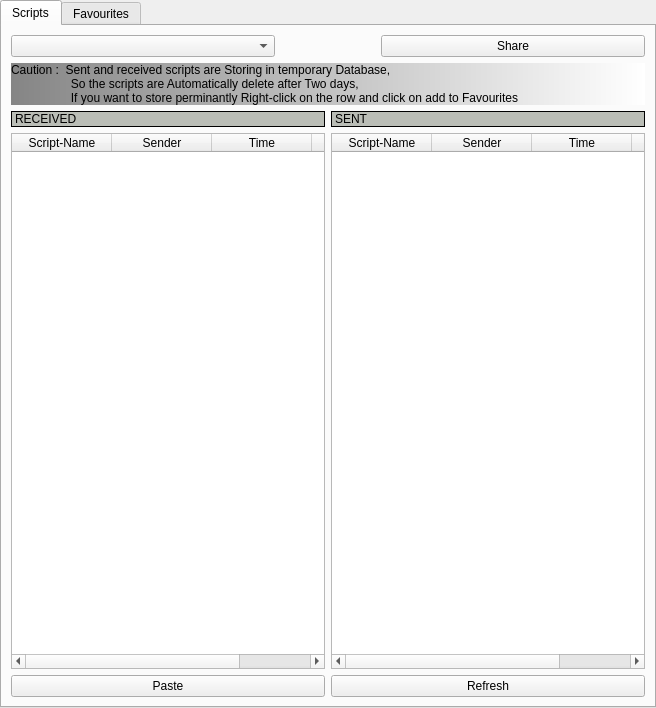
<?xml version="1.0" encoding="UTF-8"?>
<ui version="4.0">
 <class>NukeScriptShare</class>
 <widget class="QMainWindow" name="NukeScriptShare">
  <property name="geometry">
   <rect>
    <x>0</x>
    <y>0</y>
    <width>656</width>
    <height>708</height>
   </rect>
  </property>
  <property name="windowTitle">
   <string>NukeScriptShare</string>
  </property>
  <widget class="QWidget" name="centralwidget">
   <layout class="QGridLayout" name="gridLayout">
    <property name="leftMargin">
     <number>0</number>
    </property>
    <property name="topMargin">
     <number>0</number>
    </property>
    <property name="rightMargin">
     <number>0</number>
    </property>
    <property name="bottomMargin">
     <number>0</number>
    </property>
    <property name="spacing">
     <number>0</number>
    </property>
    <item row="0" column="0">
     <layout class="QGridLayout" name="gridLayout_2">
      <item row="0" column="0">
       <widget class="QTabWidget" name="Favourites">
        <property name="currentIndex">
         <number>0</number>
        </property>
        <widget class="QWidget" name="tab">
         <attribute name="title">
          <string>Scripts</string>
         </attribute>
         <layout class="QGridLayout" name="gridLayout_3">
          <item row="5" column="0">
           <layout class="QVBoxLayout" name="verticalLayout">
            <item>
             <widget class="QLabel" name="label">
              <property name="styleSheet">
               <string notr="true">background-color: qlineargradient(spread:reflect, x1:0, y1:0, x2:1, y2:0, stop:0 rgba(133, 133, 133, 255), stop:1 rgba(255, 255, 255, 255));</string>
              </property>
              <property name="text">
               <string>Caution :  Sent and received scripts are Storing in temporary Database,
                  So the scripts are Automatically delete after Two days,
                  If you want to store perminantly Right-click on the row and click on add to Favourites</string>
              </property>
             </widget>
            </item>
           </layout>
          </item>
          <item row="8" column="0">
           <layout class="QHBoxLayout" name="horizontalLayout_3">
            <item>
             <widget class="QPushButton" name="Pastebutton">
              <property name="text">
               <string>Paste</string>
              </property>
             </widget>
            </item>
            <item>
             <widget class="QPushButton" name="Refreshbutton">
              <property name="text">
               <string>Refresh</string>
              </property>
             </widget>
            </item>
           </layout>
          </item>
          <item row="7" column="0">
           <layout class="QHBoxLayout" name="horizontalLayout_2">
            <item>
             <widget class="QTableWidget" name="ReceivedList">
              <property name="focusPolicy">
               <enum>Qt::WheelFocus</enum>
              </property>
              <property name="frameShape">
               <enum>QFrame::StyledPanel</enum>
              </property>
              <property name="editTriggers">
               <set>QAbstractItemView::AnyKeyPressed</set>
              </property>
              <property name="dragEnabled">
               <bool>true</bool>
              </property>
              <property name="dragDropOverwriteMode">
               <bool>true</bool>
              </property>
              <property name="dragDropMode">
               <enum>QAbstractItemView::DragOnly</enum>
              </property>
              <property name="selectionMode">
               <enum>QAbstractItemView::SingleSelection</enum>
              </property>
              <property name="showGrid">
               <bool>false</bool>
              </property>
              <property name="gridStyle">
               <enum>Qt::SolidLine</enum>
              </property>
              <attribute name="horizontalHeaderVisible">
               <bool>true</bool>
              </attribute>
              <attribute name="horizontalHeaderHighlightSections">
               <bool>false</bool>
              </attribute>
              <attribute name="verticalHeaderVisible">
               <bool>false</bool>
              </attribute>
              <attribute name="verticalHeaderHighlightSections">
               <bool>false</bool>
              </attribute>
              <column>
               <property name="text">
                <string>Script-Name</string>
               </property>
              </column>
              <column>
               <property name="text">
                <string>Sender</string>
               </property>
              </column>
              <column>
               <property name="text">
                <string>Time</string>
               </property>
              </column>
              <column>
               <property name="text">
                <string>id</string>
               </property>
              </column>
             </widget>
            </item>
            <item>
             <widget class="QTableWidget" name="SentList">
              <property name="editTriggers">
               <set>QAbstractItemView::NoEditTriggers</set>
              </property>
              <property name="showGrid">
               <bool>false</bool>
              </property>
              <property name="gridStyle">
               <enum>Qt::SolidLine</enum>
              </property>
              <attribute name="horizontalHeaderVisible">
               <bool>true</bool>
              </attribute>
              <attribute name="verticalHeaderVisible">
               <bool>false</bool>
              </attribute>
              <column>
               <property name="text">
                <string>Script-Name</string>
               </property>
              </column>
              <column>
               <property name="text">
                <string>Sender</string>
               </property>
              </column>
              <column>
               <property name="text">
                <string>Time</string>
               </property>
              </column>
              <column>
               <property name="text">
                <string>id</string>
               </property>
              </column>
             </widget>
            </item>
           </layout>
          </item>
          <item row="4" column="0">
           <layout class="QGridLayout" name="gridLayout_4">
            <item row="0" column="0">
             <layout class="QHBoxLayout" name="horizontalLayout">
              <item>
               <widget class="QComboBox" name="SenderName"/>
              </item>
              <item>
               <spacer name="horizontalSpacer">
                <property name="orientation">
                 <enum>Qt::Horizontal</enum>
                </property>
                <property name="sizeType">
                 <enum>QSizePolicy::Fixed</enum>
                </property>
                <property name="sizeHint" stdset="0">
                 <size>
                  <width>100</width>
                  <height>20</height>
                 </size>
                </property>
               </spacer>
              </item>
              <item>
               <widget class="QPushButton" name="ShareButton">
                <property name="text">
                 <string>Share</string>
                </property>
               </widget>
              </item>
             </layout>
            </item>
           </layout>
          </item>
          <item row="6" column="0">
           <layout class="QHBoxLayout" name="horizontalLayout_5">
            <item>
             <widget class="QLabel" name="Receivedlabel">
              <property name="styleSheet">
               <string notr="true">background-color: rgb(186, 189, 182);</string>
              </property>
              <property name="frameShape">
               <enum>QFrame::Box</enum>
              </property>
              <property name="text">
               <string>RECEIVED</string>
              </property>
             </widget>
            </item>
            <item>
             <widget class="QLabel" name="Sentlabel_2">
              <property name="styleSheet">
               <string notr="true">background-color: rgb(186, 189, 182);</string>
              </property>
              <property name="frameShape">
               <enum>QFrame::Box</enum>
              </property>
              <property name="text">
               <string>SENT</string>
              </property>
             </widget>
            </item>
           </layout>
          </item>
         </layout>
        </widget>
        <widget class="QWidget" name="Favourites01">
         <attribute name="title">
          <string>Favourites</string>
         </attribute>
         <layout class="QGridLayout" name="gridLayout_5">
          <item row="0" column="0">
           <layout class="QVBoxLayout" name="verticalLayout_2">
            <item>
             <widget class="QLabel" name="label_2">
              <property name="styleSheet">
               <string notr="true">background-color: qlineargradient(spread:reflect, x1:0, y1:0, x2:1, y2:0, stop:0 rgba(133, 133, 133, 255), stop:1 rgba(255, 255, 255, 255));</string>
              </property>
              <property name="text">
               <string>Favourite scripts are permanent scripts.
 You can  DELETE the scripts from database by using the DELETE button in the below of panel</string>
              </property>
             </widget>
            </item>
            <item>
             <widget class="QLabel" name="label_3">
              <property name="styleSheet">
               <string notr="true">background-color: rgb(186, 189, 182);</string>
              </property>
              <property name="text">
               <string>Favourites List</string>
              </property>
             </widget>
            </item>
            <item>
             <widget class="QTableWidget" name="Fav_Table">
              <property name="editTriggers">
               <set>QAbstractItemView::NoEditTriggers</set>
              </property>
              <property name="tabKeyNavigation">
               <bool>true</bool>
              </property>
              <attribute name="horizontalHeaderVisible">
               <bool>false</bool>
              </attribute>
              <attribute name="horizontalHeaderCascadingSectionResizes">
               <bool>false</bool>
              </attribute>
              <column>
               <property name="text">
                <string>Script-Name</string>
               </property>
              </column>
              <column>
               <property name="text">
                <string>Sender</string>
               </property>
              </column>
              <column>
               <property name="text">
                <string>Time</string>
               </property>
              </column>
              <column>
               <property name="text">
                <string>id</string>
               </property>
              </column>
             </widget>
            </item>
            <item>
             <layout class="QHBoxLayout" name="horizontalLayout_4">
              <item>
               <widget class="QPushButton" name="Fav_Paste">
                <property name="text">
                 <string>Paste</string>
                </property>
               </widget>
              </item>
              <item>
               <widget class="QPushButton" name="Fav_delete">
                <property name="text">
                 <string>Delete</string>
                </property>
               </widget>
              </item>
             </layout>
            </item>
           </layout>
          </item>
         </layout>
        </widget>
       </widget>
      </item>
     </layout>
    </item>
   </layout>
  </widget>
 </widget>
 <resources/>
 <connections/>
</ui>
